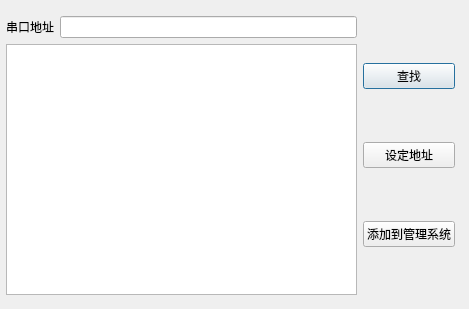
<?xml version="1.0" encoding="UTF-8"?>
<ui version="4.0">
 <class>QFindDevs</class>
 <widget class="QDialog" name="QFindDevs">
  <property name="geometry">
   <rect>
    <x>0</x>
    <y>0</y>
    <width>469</width>
    <height>309</height>
   </rect>
  </property>
  <property name="windowTitle">
   <string>QFindDevs</string>
  </property>
  <widget class="QWidget" name="horizontalLayoutWidget">
   <property name="geometry">
    <rect>
     <x>0</x>
     <y>10</y>
     <width>461</width>
     <height>291</height>
    </rect>
   </property>
   <layout class="QHBoxLayout" name="horizontalLayout">
    <property name="leftMargin">
     <number>6</number>
    </property>
    <property name="topMargin">
     <number>6</number>
    </property>
    <property name="rightMargin">
     <number>6</number>
    </property>
    <property name="bottomMargin">
     <number>6</number>
    </property>
    <item>
     <layout class="QVBoxLayout" name="verticalLayout_2">
      <item>
       <layout class="QHBoxLayout" name="horizontalLayout_2">
        <item>
         <widget class="QLabel" name="label">
          <property name="text">
           <string>串口地址</string>
          </property>
         </widget>
        </item>
        <item>
         <widget class="QLineEdit" name="lineEdit_COM"/>
        </item>
       </layout>
      </item>
      <item>
       <widget class="QTableView" name="tableView">
        <property name="styleSheet">
         <string notr="true">QHeaderView::section {
background-color: rgb(200, 200, 255);
}</string>
        </property>
        <attribute name="horizontalHeaderDefaultSectionSize">
         <number>151</number>
        </attribute>
       </widget>
      </item>
     </layout>
    </item>
    <item>
     <layout class="QVBoxLayout" name="verticalLayout">
      <item>
       <widget class="QPushButton" name="PB_Find">
        <property name="text">
         <string>查找</string>
        </property>
       </widget>
      </item>
      <item>
       <widget class="QPushButton" name="PB_RENAME">
        <property name="text">
         <string>设定地址</string>
        </property>
       </widget>
      </item>
      <item>
       <widget class="QPushButton" name="PB_ADD">
        <property name="text">
         <string>添加到管理系统</string>
        </property>
       </widget>
      </item>
     </layout>
    </item>
   </layout>
  </widget>
 </widget>
 <layoutdefault spacing="6" margin="11"/>
 <resources/>
 <connections>
  <connection>
   <sender>PB_Find</sender>
   <signal>clicked()</signal>
   <receiver>QFindDevs</receiver>
   <slot>clickFindDev()</slot>
   <hints>
    <hint type="sourcelabel">
     <x>419</x>
     <y>80</y>
    </hint>
    <hint type="destinationlabel">
     <x>403</x>
     <y>42</y>
    </hint>
   </hints>
  </connection>
  <connection>
   <sender>PB_RENAME</sender>
   <signal>clicked()</signal>
   <receiver>QFindDevs</receiver>
   <slot>clickReName()</slot>
   <hints>
    <hint type="sourcelabel">
     <x>375</x>
     <y>151</y>
    </hint>
    <hint type="destinationlabel">
     <x>372</x>
     <y>118</y>
    </hint>
   </hints>
  </connection>
  <connection>
   <sender>PB_ADD</sender>
   <signal>clicked()</signal>
   <receiver>QFindDevs</receiver>
   <slot>clickAddDev()</slot>
   <hints>
    <hint type="sourcelabel">
     <x>412</x>
     <y>228</y>
    </hint>
    <hint type="destinationlabel">
     <x>412</x>
     <y>272</y>
    </hint>
   </hints>
  </connection>
 </connections>
 <slots>
  <slot>clickFindDev()</slot>
  <slot>clickReName()</slot>
  <slot>clickAddDev()</slot>
 </slots>
</ui>
